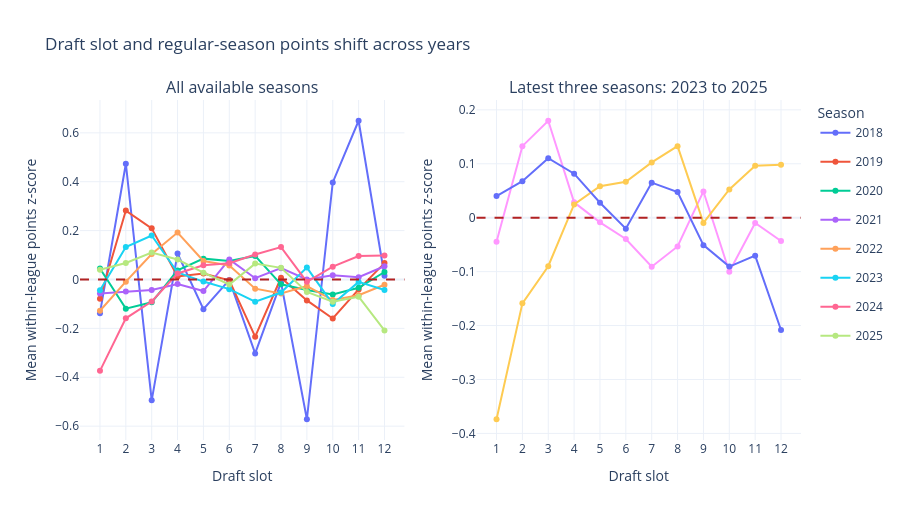

The cell this chart's notebook holds for it:
### Markdown cell above
### What this cell does

- Uses Plotly to show draft-slot points patterns by season.
- The left panel compares every available season; the right panel isolates the latest three seasons.

### Code cell
# CELL [9 plotly-year-over-year-points]
import plotly.graph_objects as go
from plotly.subplots import make_subplots
years = sorted({r['season'] for r in rows})
recent_years = years[-3:]
def z_by_slot(subset):
    return [sum(r['points_zscore'] for r in subset if r['draft_slot'] == slot) / sum(r['draft_slot'] == slot for r in subset) for slot in range(1, 13)]
fig = make_subplots(rows=1, cols=2, subplot_titles=('All available seasons', f'Latest three seasons: {recent_years[0]} to {recent_years[-1]}'))
for year in years:
    fig.add_trace(go.Scatter(x=list(range(1, 13)), y=z_by_slot([r for r in rows if r['season'] == year]), mode='lines+markers', name=str(year), legendgroup=str(year)), row=1, col=1)
for year in recent_years:
    fig.add_trace(go.Scatter(x=list(range(1, 13)), y=z_by_slot([r for r in rows if r['season'] == year]), mode='lines+markers', name=str(year), legendgroup=str(year), showlegend=False), row=1, col=2)
for column in [1, 2]: fig.add_hline(y=0, line_dash='dash', line_color='firebrick', row=1, col=column)
fig.update_layout(title='Draft slot and regular-season points shift across years', template='plotly_white', height=520, legend_title='Season')
fig.update_xaxes(title_text='Draft slot', dtick=1); fig.update_yaxes(title_text='Mean within-league points z-score')
fig.write_html(ROOT / 'artifacts/eda_06_year_over_year_points.html', include_plotlyjs='cdn')
fig.show()

### Figure 1 — Plotly figure (JSON) as saved in the notebook; plotly's stock layout.template omitted (floating-point values rounded to 4 significant figures)
{"data": [{"legendgroup": "2018", "mode": "lines+markers", "name": "2018", "type": "scatter", "x": [1, 2, 3, 4, 5, 6, 7, 8, 9, 10, 11, 12], "xaxis": "x", "y": [-0.1377, 0.4736, -0.4944, 0.1065, -0.1214, -0.001838, -0.3025, -0.01213, -0.5718, 0.3969, 0.6495, 0.01521], "yaxis": "y"}, {"legendgroup": "2019", "mode": "lines+markers", "name": "2019", "type": "scatter", "x": [1, 2, 3, 4, 5, 6, 7, 8, 9, 10, 11, 12], "xaxis": "x", "y": [-0.07885, 0.282, 0.2093, 0.01205, 0.02457, -0.003524, -0.234, 0.007034, -0.08563, -0.1594, -0.04056, 0.06703], "yaxis": "y"}, {"legendgroup": "2020", "mode": "lines+markers", "name": "2020", "type": "scatter", "x": [1, 2, 3, 4, 5, 6, 7, 8, 9, 10, 11, 12], "xaxis": "x", "y": [0.04488, -0.1192, -0.09331, 0.03727, 0.08531, 0.07561, 0.09636, -0.01974, -0.04281, -0.06108, -0.03391, 0.03065], "yaxis": "y"}, {"legendgroup": "2021", "mode": "lines+markers", "name": "2021", "type": "scatter", "x": [1, 2, 3, 4, 5, 6, 7, 8, 9, 10, 11, 12], "xaxis": "x", "y": [-0.0569, -0.04884, -0.04307, -0.01892, -0.04729, 0.0823, 0.005199, 0.04632, 0.000105, 0.01773, 0.009286, 0.05408], "yaxis": "y"}, {"legendgroup": "2022", "mode": "lines+markers", "name": "2022", "type": "scatter", "x": [1, 2, 3, 4, 5, 6, 7, 8, 9, 10, 11, 12], "xaxis": "x", "y": [-0.128, -0.008929, 0.1044, 0.1919, 0.0755, 0.05737, -0.03764, -0.05762, -0.02691, -0.08417, -0.06431, -0.0216], "yaxis": "y"}, {"legendgroup": "2023", "mode": "lines+markers", "name": "2023", "type": "scatter", "x": [1, 2, 3, 4, 5, 6, 7, 8, 9, 10, 11, 12], "xaxis": "x", "y": [-0.04437, 0.1327, 0.1798, 0.02848, -0.008547, -0.03947, -0.09085, -0.0533, 0.04872, -0.1002, -0.009768, -0.04327], "yaxis": "y"}, {"legendgroup": "2024", "mode": "lines+markers", "name": "2024", "type": "scatter", "x": [1, 2, 3, 4, 5, 6, 7, 8, 9, 10, 11, 12], "xaxis": "x", "y": [-0.3738, -0.1588, -0.08999, 0.02467, 0.05854, 0.0666, 0.1025, 0.1327, -0.009642, 0.0525, 0.09622, 0.09836], "yaxis": "y"}, {"legendgroup": "2025", "mode": "lines+markers", "name": "2025", "type": "scatter", "x": [1, 2, 3, 4, 5, 6, 7, 8, 9, 10, 11, 12], "xaxis": "x", "y": [0.04022, 0.06769, 0.1103, 0.08167, 0.02787, -0.02034, 0.065, 0.04772, -0.05084, -0.09063, -0.07039, -0.2083], "yaxis": "y"}, {"legendgroup": "2023", "mode": "lines+markers", "name": "2023", "showlegend": false, "type": "scatter", "x": [1, 2, 3, 4, 5, 6, 7, 8, 9, 10, 11, 12], "xaxis": "x2", "y": [-0.04437, 0.1327, 0.1798, 0.02848, -0.008547, -0.03947, -0.09085, -0.0533, 0.04872, -0.1002, -0.009768, -0.04327], "yaxis": "y2"}, {"legendgroup": "2024", "mode": "lines+markers", "name": "2024", "showlegend": false, "type": "scatter", "x": [1, 2, 3, 4, 5, 6, 7, 8, 9, 10, 11, 12], "xaxis": "x2", "y": [-0.3738, -0.1588, -0.08999, 0.02467, 0.05854, 0.0666, 0.1025, 0.1327, -0.009642, 0.0525, 0.09622, 0.09836], "yaxis": "y2"}, {"legendgroup": "2025", "mode": "lines+markers", "name": "2025", "showlegend": false, "type": "scatter", "x": [1, 2, 3, 4, 5, 6, 7, 8, 9, 10, 11, 12], "xaxis": "x2", "y": [0.04022, 0.06769, 0.1103, 0.08167, 0.02787, -0.02034, 0.065, 0.04772, -0.05084, -0.09063, -0.07039, -0.2083], "yaxis": "y2"}], "layout": {"annotations": [{"font": {"size": 16}, "showarrow": false, "text": "All available seasons", "x": 0.225, "xanchor": "center", "xref": "paper", "y": 1, "yanchor": "bottom", "yref": "paper"}, {"font": {"size": 16}, "showarrow": false, "text": "Latest three seasons: 2023 to 2025", "x": 0.775, "xanchor": "center", "xref": "paper", "y": 1, "yanchor": "bottom", "yref": "paper"}], "height": 520, "legend": {"title": {"text": "Season"}}, "shapes": [{"line": {"color": "firebrick", "dash": "dash"}, "type": "line", "x0": 0, "x1": 1, "xref": "x domain", "y0": 0, "y1": 0, "yref": "y"}, {"line": {"color": "firebrick", "dash": "dash"}, "type": "line", "x0": 0, "x1": 1, "xref": "x2 domain", "y0": 0, "y1": 0, "yref": "y2"}], "title": {"text": "Draft slot and regular-season points shift across years"}, "xaxis": {"anchor": "y", "domain": [0, 0.45], "dtick": 1, "title": {"text": "Draft slot"}}, "xaxis2": {"anchor": "y2", "domain": [0.55, 1], "dtick": 1, "title": {"text": "Draft slot"}}, "yaxis": {"anchor": "x", "domain": [0, 1], "title": {"text": "Mean within-league points z-score"}}, "yaxis2": {"anchor": "x2", "domain": [0, 1], "title": {"text": "Mean within-league points z-score"}}}}
